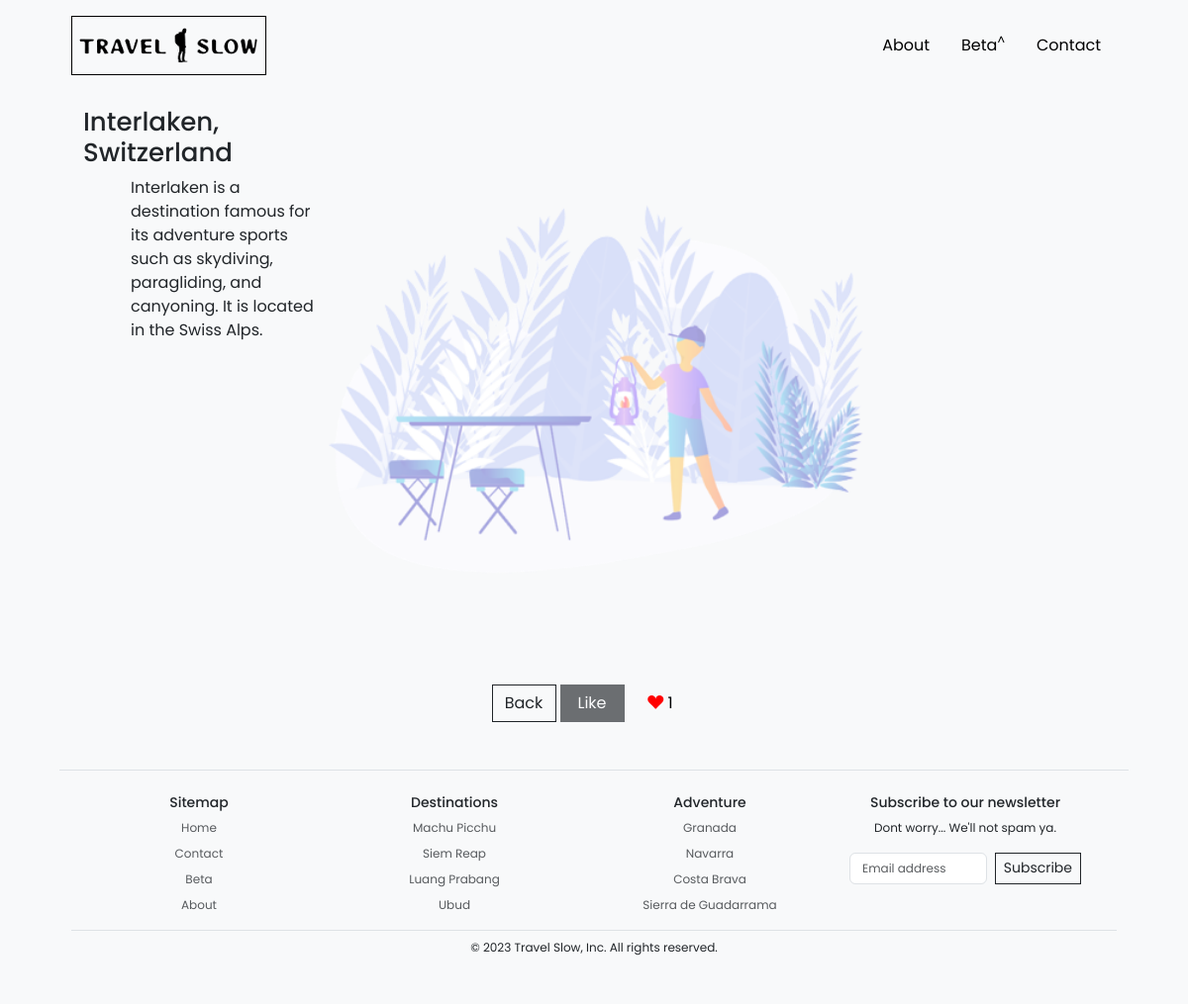
Page /destView/Interlaken on the committed database.
### destinations/models.py (models this page shows, shortened)
class Destination(BaseModel):
    destination_name = models.CharField(max_length=255)
    destination_country = models.CharField(max_length=100)
    destination_info = models.TextField()
    destination_imageURL = models.TextField(null=True)
    destination_imageURL_2 = models.TextField(null=True)
    destination_imageURL_3 = models.TextField(null=True)
    destination_imageURL_4 = models.TextField(null=True)
    destination_imageURL_5 = models.TextField(null=True)
    destination_imageURL_6 = models.TextField(null=True)
    destination_searchID = models.PositiveIntegerField(default=1)
    destination_likes = models.PositiveIntegerField(default=0, null=True)

### destinations/views.py (the view)
# urls.py: path("destView/<str:destination_name>", views.destView, name="destView"),
def destView(request, destination_name):
    dest = Destination.objects.filter(destination_name=destination_name)
    destForPage = dest.latest('destination_searchID')
    likes = Like.objects.filter(likeDestination=destForPage).count()
    if isinstance(request.user, AnonymousUser):
        liked = False
    else:
        liked = Like.objects.filter(likeDestination=destForPage, likeUser=request.user).exists()
    return render(request, "destinations/destination.html", {
        "destDetails": destForPage,
        "likes": likes,
        "liked": liked
    })

### destinations/templates/destinations/destination.html (shortened to what this page needs)
{% extends "destinations/layout.html" %}
{% load static %}
{% block body %}
<div class="container destination-container row row-cols-sm-1 row-cols-md-4 pt-3 m-0 d-flex" style="background-image: url('/static/destinations/bg2.png');">
    <div class="dest-col col">
        <h2 class="text-start" style="font-size: 26px">{{ destDetails.destination_name }}, {{ destDetails.destination_country }}</h2>
        <p class="text-start ps-5">{{ destDetails.destination_info }}</p>
    </div>
    <div class="dest-col col">
        <div class="dest-col-img" style="background-image: url('{{ destDetails.destination_imageURL }}');"></div>
        <div class="dest-col-img" style="background-image: url('{{ destDetails.destination_imageURL_2 }}');"></div>
    </div>
    <div class="dest-col col">
        <div class="dest-col-img" style="background-image: url('{{ destDetails.destination_imageURL_3 }}');"></div>
        <div class="dest-col-img" style="background-image: url('{{ destDetails.destination_imageURL_4 }}');"></div>
    </div>
    <div class="dest-col col">
        <div class="dest-col-img" style="background-image: url('{{ destDetails.destination_imageURL_5 }}');"></div>
        <div class="dest-col-img" style="background-image: url('{{ destDetails.destination_imageURL_6 }}');"></div>
    </div>
</div>
<div class="mx-auto gap-1 row mb-5">
    <button style="width: 65px;" type="button" onclick="history.back()" id="back" class="btn btn-outline-dark">Back</button>
    {% if user.is_authenticated %}
    <button style="width: 65px;" type="button" data-dest-id="{{ destDetails.pk }}" id="toggleLike" class="btn btn-dark">{% if liked %}Liked{% else %}Like{% endif %}</button>
    <button style="width: 65px;" type="button" data-dest-id="{{ destDetails.pk }}" id="toggleLikeMobile" class="btn btn-dark">{% if liked %}<i class="bi bi-hand-thumbs-down-fill"></i>{% else %}<i class="bi bi-hand-thumbs-up-fill"></i>{% endif %}</button>
    {% else %}
    <button style="width: 65px;" type="button" data-dest-id="{{ destDetails.pk }}" id="toggleLike" class="btn btn-dark" disabled>Like</button>
    {% endif %}
    <button style="width: 65px;" type="button" id="destLikesCount" class="btn btn-light"><i style="color: red;" class="bi bi-suit-heart-fill"></i> {{ likes }}</button>
</div>
{% endblock %}

### destinations/templates/destinations/layout.html (shortened to what this page needs)
{% load static %}
<!doctype html>
<html lang="en" class="h-100">
<head>
  <link href="https://cdn.jsdelivr.net/npm/bootstrap@5.3.2/dist/css/bootstrap.min.css" rel="stylesheet"
>
  <link href="{% static 'destinations/cover.css' %}" rel="stylesheet">
</head>
<body class="d-flex text-center text-dark bg-light">
  <div class="cover-container d-flex mx-auto flex-column" style="width: 100%; padding-left: 5%; padding-right: 5%;">
    <nav class="navbar navbar-expand-md p-0 my-3">
      <div class="container-fluid">
        <a id="brand" href="/" class="d-flex align-items-center text-dark text-decoration-none">
          <img class="brand" alt="travel-slow-logo" href="/" src="{% static 'destinations/TSLogo.png' %}">
        </a>
        <div class=" collapse navbar-collapse" id="navbarNavDropdown">
          <ul class="navbar-nav ms-auto ">
            <li class="nav-link px-3 link-dark"><a href="{% url 'about' %}">About</a></li>
            <li class="nav-link px-3 link-dark"><a href="{% url 'beta' %}">Beta<sup>^</sup></a></li>
            <li class="nav-link px-3 link-dark"><a href="{% url 'contact' %}">Contact</a></li>
          </ul>
        </div>
      </div>
      </nav>
    {% block body %}
    {% endblock %}
    <div class="container border-top">
      <footer class="py-3">
        <div class="d-flex container row row-cols-md-4 row-cols-1">
          <div class="col">
            <h5 class="foot-head pt-2">Sitemap</h5>
            <ul class="nav flex-column">
              <li class="nav-item mb-2 foot-nav"><a href="/" class="nav-link p-0 text-muted">Home</a></li>
              <li class="nav-item mb-2 foot-nav"><a href="{% url 'contact' %}" class="nav-link p-0 text-muted">Contact</a></li>
              <li class="nav-item mb-2 foot-nav"><a href="{% url 'beta' %}" class="nav-link p-0 text-muted">Beta</a></li>
              <li class="nav-item mb-2 foot-nav"><a href="{% url 'about' %}" class="nav-link p-0 text-muted">About</a></li>
            </ul>
          </div>
          <div class="col">
            <h5 class="foot-head pt-2">Destinations</h5>
            <ul class="nav flex-column">
              <li class="nav-item mb-2 foot-nav"><a onclick="viewDest('Machu Picchu')" href="#" class="nav-link p-0 text-muted">Machu Picchu</a></li>
              <li class="nav-item mb-2 foot-nav"><a onclick="viewDest('Siem Reap')" href="#" class="nav-link p-0 text-muted">Siem Reap</a></li>
              <li class="nav-item mb-2 foot-nav"><a onclick="viewDest('Luang Prabang')" href="#" class="nav-link p-0 text-muted">Luang Prabang</a></li>
              <li class="nav-item mb-2 foot-nav"><a onclick="viewDest('Ubud')" href="#" class="nav-link p-0 text-muted">Ubud</a></li>
            </ul>
          </div>
          <div class="col">
            <h5 class="foot-head pt-2">Adventure</h5>
            <ul class="nav flex-column">
              <li class="nav-item mb-2 foot-nav"><a onclick="viewDest('Granada')" href="#" class="nav-link p-0 text-muted">Granada</a></li>
              <li class="nav-item mb-2 foot-nav"><a onclick="viewDest('Navarra')" href="#" class="nav-link p-0 text-muted">Navarra</a></li>
              <li class="nav-item mb-2 foot-nav"><a onclick="viewDest('Costa Brava')" href="#" class="nav-link p-0 text-muted">Costa Brava</a></li>
              <li class="nav-item mb-2 foot-nav"><a onclick="viewDest('Sierra de Guadarrama')" href="#" class="nav-link p-0 text-muted">Sierra de Guadarrama</a></li>
            </ul>
          </div>
          <div class="col">
            <form action="{% url 'subscribe' %}" method="post">
              <h5 class="foot-head pt-2">Subscribe to our newsletter</h5>
              <p style="font-size: 12px;">Dont worry... We'll not spam ya.</p>
              <div class="d-flex w-100 gap-2">
                <input style="font-size: 12px;" name="email" id="newsletter1" type="email" class="form-control" required placeholder="Email address">
                <button class="btn btn-sm btn-outline-dark" type="submit">Subscribe</button>
              </div>
            </form>
          </div>
        </div>
        <div class="d-flex justify-content-center py-2 my-2 border-top">
          <p style="font-size: 12px;">© 2023 Travel Slow, Inc. All rights reserved.</p>
        </div>
      </footer>
    </div>
  </div>
</body>
</html>

### destinations/static/destinations/cover.css (style rules this page uses)
body { font-family: 'Poppins', sans-serif; }
.brand { padding: 5px; border: black solid 1px; height: 60px; }
.btn { border-radius: 0; text-shadow: none; }
#back { display: block; }
#toggleLike { display: block; }
.dest-col-img { background-size: cover; overflow: hidden; height: 170px; width:170px; margin:10px 10px 80px 80px; }
.destination-container { min-height: 75vh; background-size: 600px; background-position: top center; background-repeat: no-repeat; }
.row:after { content: ""; display: table; clear: both; }
a { text-decoration: none; color: black; }
.foot-nav { font-size: 12px; }
.foot-head { font-size: 14px; }

### rows in the picture
Destination: destination_name "Interlaken", destination_country "Switzerland", destination_info "Interlaken is a destination famous for its adventure sports such as skydiving, paragliding, and canyoning. It is located in the Swiss Alps."

### other values in the picture
{{ likes }} "1"
